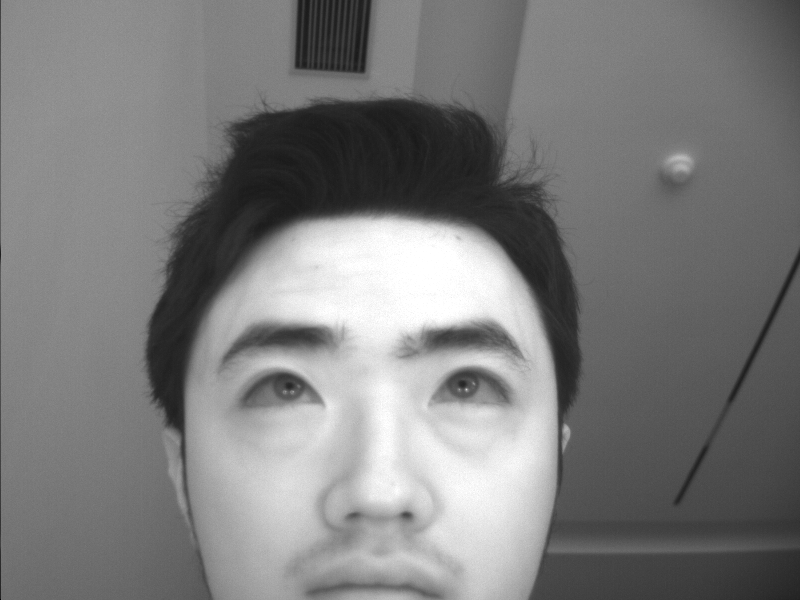
//> input picture 6.bmp, 800 x 600 px
$ ./grad_original   (built with g++ and OpenCV 4)
//> lines starting //> are read from the running program, lines starting //| are printed output that depends on the picture; after the words box and inside, x2 and y2 are one past the last pixel; in counts of white or black regions, pixels touching at a corner belong together
#include <opencv2/opencv.hpp>
#include <iostream>
#include <vector>
#include <cmath>
#include <algorithm>

class GradientIntersect {
private:
    // 创建网格向量场
    cv::Mat createGrid(int rows, int cols) {
        cv::Mat grid(2 * rows - 1, 2 * cols - 1, CV_32FC2);

        for (int y = 1 - rows; y < rows; y++) {
            for (int x = 1 - cols; x < cols; x++) {
                float norm = std::sqrt(x * x + y * y);
                if (norm == 0) norm = 1;
                int grid_y = y + rows - 1;
                int grid_x = x + cols - 1;
                grid.at<cv::Vec2f>(grid_y, grid_x) = cv::Vec2f(y / norm, x / norm);
            }
        }
        return grid;
    }

    // 计算归一化梯度
    cv::Mat createGradient(const cv::Mat& image) {
        cv::Mat grad_x, grad_y;
        cv::Sobel(image, grad_x, CV_32F, 1, 0);
        cv::Sobel(image, grad_y, CV_32F, 0, 1);

        cv::Mat gradient(image.size(), CV_32FC2);
        for (int y = 0; y < image.rows; y++) {
            for (int x = 0; x < image.cols; x++) {
                float gx = grad_x.at<float>(y, x);
                float gy = grad_y.at<float>(y, x);
                float norm = std::sqrt(gx * gx + gy * gy);
                if (norm == 0) norm = 1;
                gradient.at<cv::Vec2f>(y, x) = cv::Vec2f(gy / norm, gx / norm);
            }
        }
        return gradient;
    }

public:
    cv::Point locate(const cv::Mat& image, double sigma = 2, int accuracy = 1) {
        // 转换图像为浮点型并归一化
        cv::Mat float_image;
        image.convertTo(float_image, CV_32F);
        cv::normalize(float_image, float_image, 0, 1, cv::NORM_MINMAX);

        // 高斯模糊
        cv::Mat blurred;
        cv::GaussianBlur(float_image, blurred, cv::Size(0, 0), sigma);

        // 获取网格和梯度
        cv::Mat grid = createGrid(image.rows, image.cols);
        cv::Mat gradient = createGradient(float_image);

        // 创建得分矩阵
        cv::Mat scores = cv::Mat::zeros(image.size(), CV_32F);

        // 计算每个像素的得分
        for (int cy = 0; cy < image.rows; cy += accuracy) {
            for (int cx = 0; cx < image.cols; cx += accuracy) {
                float score = 0;
                for (int y = 0; y < image.rows; y++) {
                    for (int x = 0; x < image.cols; x++) {
                        cv::Vec2f disp = grid.at<cv::Vec2f>(
                            image.rows - cy - 1 + y,
                            image.cols - cx - 1 + x
                        );
                        cv::Vec2f grad = gradient.at<cv::Vec2f>(y, x);
                        float dot = disp[0] * grad[0] + disp[1] * grad[1];
                        score += dot * dot;
                    }
                }
                scores.at<float>(cy, cx) = score * (1 - blurred.at<float>(cy, cx));
            }
        }

        // 找到得分最高的点
        cv::Point maxLoc;
        cv::minMaxLoc(scores, nullptr, nullptr, nullptr, &maxLoc);
        return maxLoc;
    }

    // 添加获取梯度图的方法
    cv::Mat getGradientImage(const cv::Mat& image) {
        cv::Mat float_image;
        image.convertTo(float_image, CV_32F);
        cv::normalize(float_image, float_image, 0, 1, cv::NORM_MINMAX);

        cv::Mat gradient = createGradient(float_image);

        // 转换梯度为可视化图像
        cv::Mat gradient_vis(image.size(), CV_8UC1);
        for (int y = 0; y < image.rows; y++) {
            for (int x = 0; x < image.cols; x++) {
                cv::Vec2f grad = gradient.at<cv::Vec2f>(y, x);
                float magnitude = std::sqrt(grad[0] * grad[0] + grad[1] * grad[1]);
                gradient_vis.at<uchar>(y, x) = cv::saturate_cast<uchar>(magnitude * 255);
            }
        }
        return gradient_vis;
    }
};

int main() {
    // 读取图像
    cv::Mat image = cv::imread("6.bmp", cv::IMREAD_GRAYSCALE);
//> image is the input picture: 600 rows x 800 cols, CV_8UC1; min 0, max 255, mean 124.6
    if (image.empty()) {
        std::cerr << "Error: Unable to load image!" << std::endl;
        return -1;
    }
    std::cout << "Image loaded successfully. Size: " << image.size() << std::endl;
//| Image loaded successfully. Size: [800 x 600]

    // 加载眼睛检测器
    cv::CascadeClassifier eye_cascade;
    if (!eye_cascade.load("haarcascades/haarcascade_eye.xml")) {
        std::cerr << "Error: Unable to load eye cascade classifier!" << std::endl;
        return -1;
    }

    // 眼睛检测
    std::vector<cv::Rect> eyes;
    eye_cascade.detectMultiScale(image, eyes, 1.1, 4, 0, cv::Size(30, 30));
//> eyes = 2 Rects (x, y, width, height): [420, 341, 91, 91], [230, 341, 95, 95]
    if (eyes.size() != 2) {
        std::cerr << "Error: Exactly two eyes are required for this operation!" << std::endl;
        return -1;
    }

    // 按x坐标排序，确保左眼在前，右眼在后
    std::sort(eyes.begin(), eyes.end(), [](const cv::Rect& a, const cv::Rect& b) {
        return a.x < b.x;
    });
//> eyes = 2 Rects (x, y, width, height): [230, 341, 95, 95], [420, 341, 91, 91]

    // 创建检测器
    GradientIntersect detector;

    // 处理左眼
    cv::Mat left_eye = image(eyes[0]);
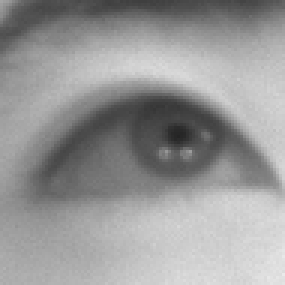
//> left_eye: 95 rows x 95 cols, CV_8UC1 (shown 3 times larger); min 36, max 234, mean 151.9
    cv::Point left_pupil = detector.locate(left_eye);
//> after the loop in locate, `for (int cy = 0; cy < image.rows; cy += accuracy)`:
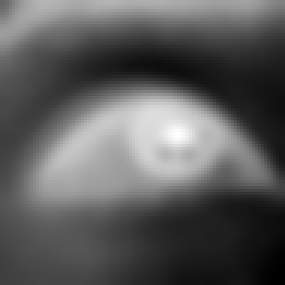
//> scores: 95 rows x 95 cols, CV_32FC1 (shown 3 times larger); min 267.5, max 4752.9, mean 1885.9; drawn with min black and max white
//> in locate, `cv::minMaxLoc(scores, nullptr, nullptr, nullptr, &maxLoc);`: maxLoc = Point(59, 44)
//> left_pupil = Point(59, 44)
    cv::Mat left_gradient = detector.getGradientImage(left_eye);
//> after the loop in getGradientImage, `for (int y = 0; y < image.rows; y++)`:
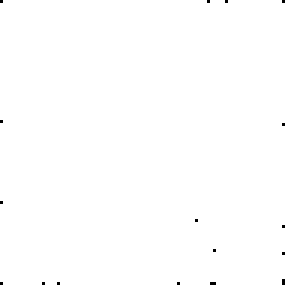
//> gradient_vis: 95 rows x 95 cols, CV_8UC1 (shown 3 times larger); 99.8% white; black in thin lines or dots

    // 处理右眼
    cv::Mat right_eye = image(eyes[1]);
    cv::Point right_pupil = detector.locate(right_eye);
//> call 2 of locate, with sigma = 2, accuracy = 1
//> in locate (call 2), `cv::normalize(float_image, float_image, 0, 1, cv::NORM_MINMAX);`:
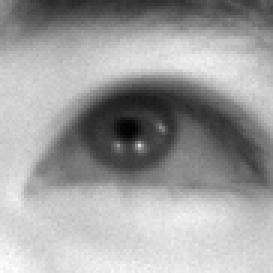
//> float_image: 91 rows x 91 cols, CV_32FC1 (shown 3 times larger); min 0, max 1, mean 0.626
//> in createGradient (call 3), `cv::Sobel(image, grad_y, CV_32F, 0, 1);`:
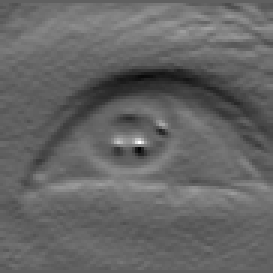
//> grad_y: 91 rows x 91 cols, CV_32FC1 (shown 3 times larger); min -1.1, max 1.79, mean 0.0566; drawn with min black and max white
//> after the loop in locate (call 2), `for (int cy = 0; cy < image.rows; cy += accuracy)`:
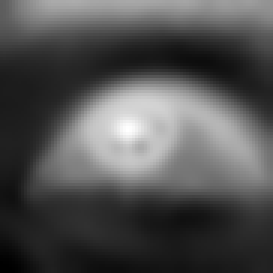
//> scores: 91 rows x 91 cols, CV_32FC1 (shown 3 times larger); min 160.4, max 4549.1, mean 1576.1; drawn with min black and max white
//> in locate (call 2), `cv::minMaxLoc(scores, nullptr, nullptr, nullptr, &maxLoc);`: maxLoc = Point(42, 43)
//> right_pupil = Point(42, 43)
    cv::Mat right_gradient = detector.getGradientImage(right_eye);
//> after the loop in getGradientImage (call 2), `for (int y = 0; y < image.rows; y++)`:
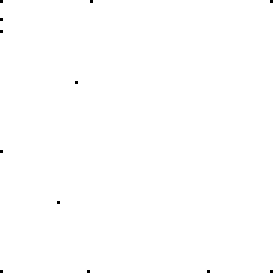
//> gradient_vis: 91 rows x 91 cols, CV_8UC1 (shown 3 times larger); 99.9% white; black in thin lines or dots

    // 计算原图中的瞳孔绝对坐标
    cv::Point left_pupil_abs(eyes[0].x + left_pupil.x, eyes[0].y + left_pupil.y);
//> left_pupil_abs = Point(289, 385)
    cv::Point right_pupil_abs(eyes[1].x + right_pupil.x, eyes[1].y + right_pupil.y);
//> right_pupil_abs = Point(462, 384)

    // 在原图上标记结果
    cv::Mat result = image.clone();

    // 标记左眼
    cv::circle(result, left_pupil_abs, 3, cv::Scalar(255), -1);
//> result: 600 rows x 800 cols, CV_8UC1; 29 pixels changed, all inside (x1, y1, x2, y2) = (286, 382, 293, 389)
    cv::circle(result, left_pupil_abs, 10, cv::Scalar(255), 1);
//> result: 600 rows x 800 cols, CV_8UC1; min 0, max 255, mean 124.6

    // 标记右眼
    cv::circle(result, right_pupil_abs, 3, cv::Scalar(255), -1);
//> result: 600 rows x 800 cols, CV_8UC1; min 0, max 255, mean 124.6
    cv::circle(result, right_pupil_abs, 10, cv::Scalar(255), 1);
//> result: 600 rows x 800 cols, CV_8UC1; min 0, max 255, mean 124.6

    // 创建并显示窗口
    cv::namedWindow("Original", cv::WINDOW_NORMAL);
    cv::namedWindow("Result", cv::WINDOW_NORMAL);
    cv::namedWindow("Left Eye", cv::WINDOW_NORMAL);
    cv::namedWindow("Right Eye", cv::WINDOW_NORMAL);
    cv::namedWindow("Left Gradient", cv::WINDOW_NORMAL);
    cv::namedWindow("Right Gradient", cv::WINDOW_NORMAL);

    // 设置窗口大小
    cv::resizeWindow("Original", 800, 600);
    cv::resizeWindow("Result", 800, 600);
    cv::resizeWindow("Left Eye", 400, 300);
    cv::resizeWindow("Right Eye", 400, 300);
    cv::resizeWindow("Left Gradient", 400, 300);
    cv::resizeWindow("Right Gradient", 400, 300);

    // 显示结果
    cv::imshow("Original", image);
    cv::imshow("Result", result);
    cv::imshow("Left Eye", left_eye);
    cv::imshow("Right Eye", right_eye);
    cv::imshow("Left Gradient", left_gradient);
    cv::imshow("Right Gradient", right_gradient);

    // 保存结果
    cv::imwrite("result.jpg", result);
    cv::imwrite("left_gradient.jpg", left_gradient);
    cv::imwrite("right_gradient.jpg", right_gradient);

    std::cout << "Left pupil absolute position: (" << left_pupil_abs.x << ", " << left_pupil_abs.y << ")" << std::endl;
//| Left pupil absolute position: (289, 385)
    std::cout << "Right pupil absolute position: (" << right_pupil_abs.x << ", " << right_pupil_abs.y << ")" << std::endl;
//| Right pupil absolute position: (462, 384)
    std::cout << "Press any key to exit..." << std::endl;

    cv::waitKey(0);
    cv::destroyAllWindows();

    return 0;
}

$ run again, with 1.bmp copied over 6.bmp
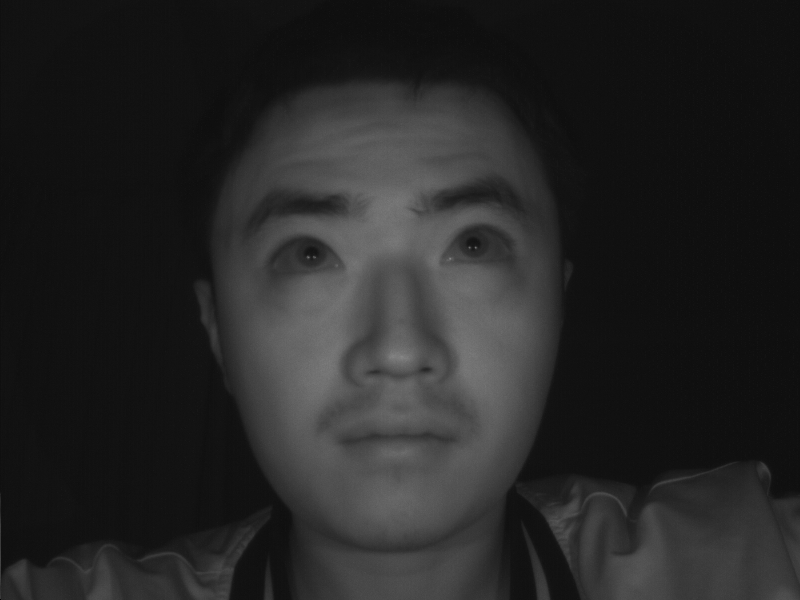
//> input picture 1.bmp, 800 x 600 px
//> image is the input picture: 600 rows x 800 cols, CV_8UC1; min 0, max 135, mean 37.7
//| Image loaded successfully. Size: [800 x 600]
//> `eye_cascade.detectMultiScale(image, eyes, 1.1, 4, 0, cv::Size(30, 30));`: eyes = 2 Rects (x, y, width, height): [435, 206, 79, 79], [264, 213, 82, 82]
//> `std::sort(eyes.begin(), eyes.end(), [](const cv::Rect& a, const cv::Re..`: eyes = 2 Rects (x, y, width, height): [264, 213, 82, 82], [435, 206, 79, 79]
//> maxLoc = Point(47, 38)
//> blurred: 79 rows x 79 cols, CV_32FC1
//> grad_x: 79 rows x 79 cols, CV_32FC1
//> grad_y: 79 rows x 79 cols, CV_32FC1
//> after the loop in locate (call 2), `for (int cy = 0; cy < image.rows; cy += accuracy)`:
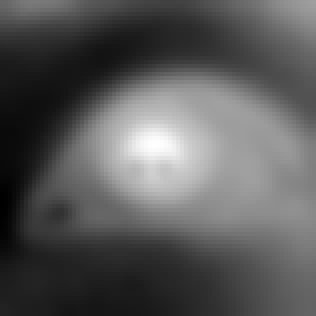
//> scores: 79 rows x 79 cols, CV_32FC1 (shown 4 times larger); min 582.4, max 3523.7, mean 1618.7; drawn with min black and max white
//> maxLoc = Point(38, 36)
//> after the loop in getGradientImage (call 2), `for (int y = 0; y < image.rows; y++)`:
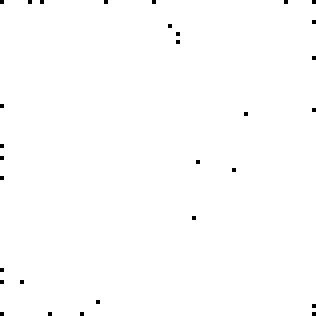
//> gradient_vis: 79 rows x 79 cols, CV_8UC1 (shown 4 times larger); 99.5% white; black in thin lines or dots
//> left_pupil_abs = Point(311, 251)
//> right_pupil_abs = Point(473, 242)
//| Left pupil absolute position: (311, 251)
//| Right pupil absolute position: (473, 242)

$ run again, with 2.bmp copied over 6.bmp
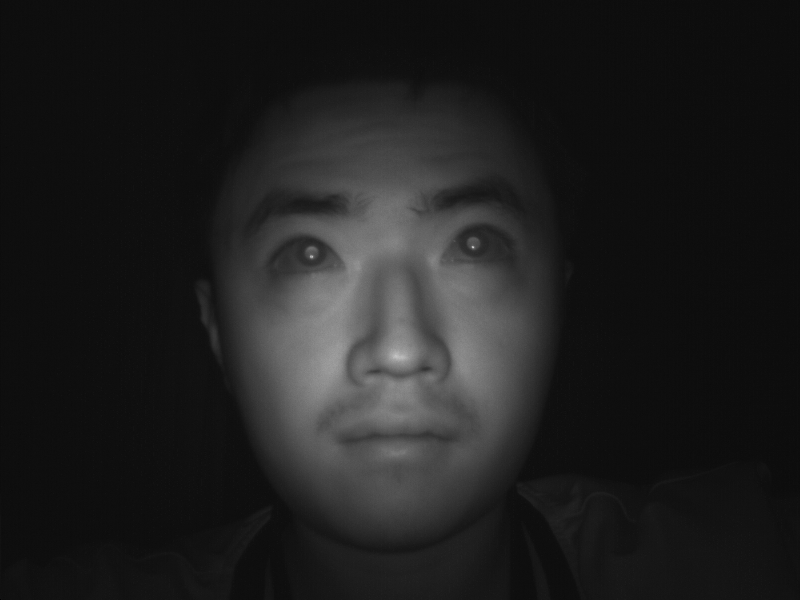
//> input picture 2.bmp, 800 x 600 px
//> image is the input picture: 600 rows x 800 cols, CV_8UC1; min 0, max 203, mean 30.9
//| Image loaded successfully. Size: [800 x 600]
//> `eye_cascade.detectMultiScale(image, eyes, 1.1, 4, 0, cv::Size(30, 30));`: eyes = 2 Rects (x, y, width, height): [438, 210, 67, 67], [276, 221, 65, 65]
//> `std::sort(eyes.begin(), eyes.end(), [](const cv::Rect& a, const cv::Re..`: eyes = 2 Rects (x, y, width, height): [276, 221, 65, 65], [438, 210, 67, 67]
//> maxLoc = Point(24, 32)
//> after the loop in getGradientImage, `for (int y = 0; y < image.rows; y++)`:
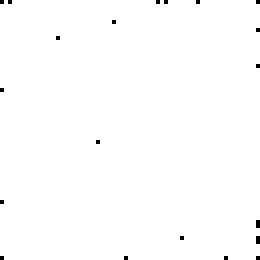
//> gradient_vis: 65 rows x 65 cols, CV_8UC1 (shown 4 times larger); 99.5% white; black in thin lines or dots
//> blurred: 67 rows x 67 cols, CV_32FC1
//> grad_x: 67 rows x 67 cols, CV_32FC1
//> grad_y: 67 rows x 67 cols, CV_32FC1
//> after the loop in locate (call 2), `for (int cy = 0; cy < image.rows; cy += accuracy)`:
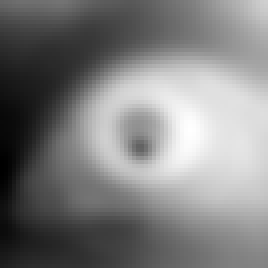
//> scores: 67 rows x 67 cols, CV_32FC1 (shown 4 times larger); min 1110.3, max 2452.1, mean 1779.8; drawn with min black and max white
//> maxLoc = Point(47, 32)
//> left_pupil_abs = Point(300, 253)
//> right_pupil_abs = Point(485, 242)
//| Left pupil absolute position: (300, 253)
//| Right pupil absolute position: (485, 242)

$ run again, with 3.bmp copied over 6.bmp
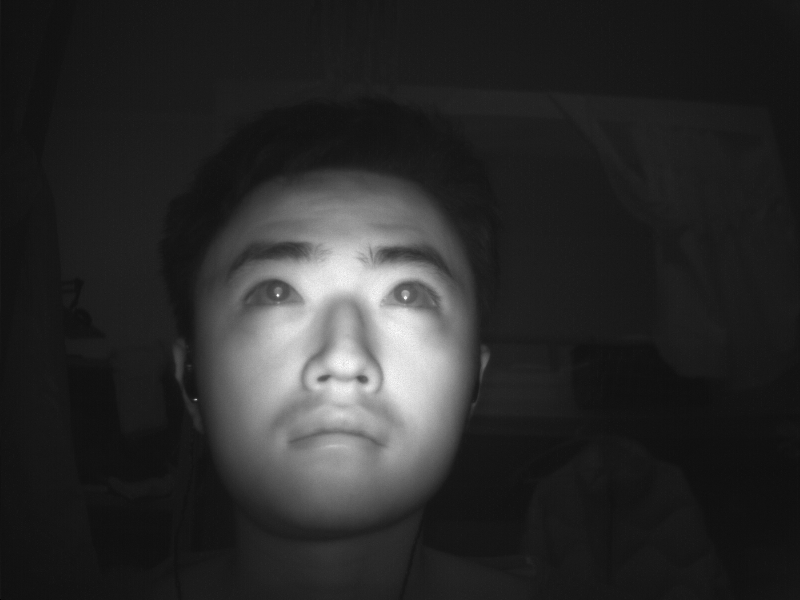
//> input picture 3.bmp, 800 x 600 px
//> image is the input picture: 600 rows x 800 cols, CV_8UC1; min 0, max 255, mean 42.6
//| Image loaded successfully. Size: [800 x 600]
//> eyes = 2 Rects (x, y, width, height): [245, 265, 56, 56], [378, 266, 58, 58]
//> maxLoc = Point(24, 26)
//> blurred: 58 rows x 58 cols, CV_32FC1
//> grad_x: 58 rows x 58 cols, CV_32FC1
//> grad_y: 58 rows x 58 cols, CV_32FC1
//> after the loop in locate (call 2), `for (int cy = 0; cy < image.rows; cy += accuracy)`:
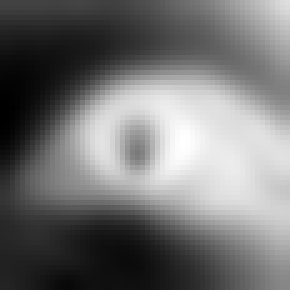
//> scores: 58 rows x 58 cols, CV_32FC1 (shown 5 times larger); min 96.77, max 1711.2, mean 829.4; drawn with min black and max white
//> maxLoc = Point(36, 28)
//> left_pupil_abs = Point(269, 291)
//> right_pupil_abs = Point(414, 294)
//| Left pupil absolute position: (269, 291)
//| Right pupil absolute position: (414, 294)
